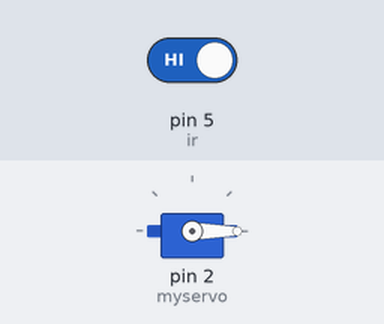
A sketch run on a simulated Arduino Uno, built with avr-gcc and run on an emulated ATmega328P. On the bench: servo. The test bench sets the inputs (shaded band); at power-on: pin 5 (ir) HIGH.

Above: at 1.2 s.
1.3 s: pin 5 (ir) driven LOW
At 2.1 s:
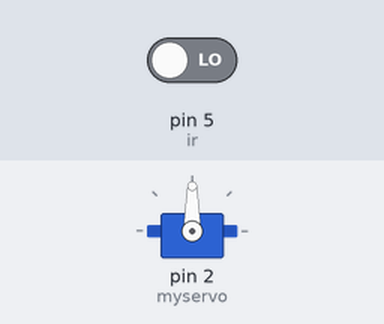
2.8 s: pin 5 (ir) driven HIGH
At 3.2 s:
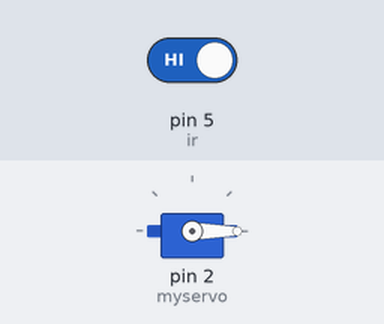
Timing chart, 0 to 5.8 s (numbered marks = the images above; inputs shaded):
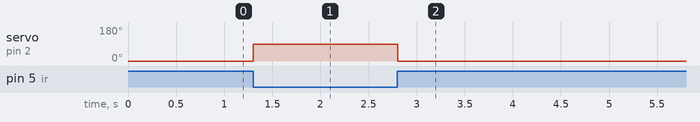

The sketch:

servo_motor_ir.ino
```cpp
 #include<Servo.h>
 int ir=5;
 int pos=0;
 Servo myservo;
void setup()
{
 Serial.begin(9600);
  pinMode(ir,INPUT);
  myservo.attach(2);
}
void loop()
{
  int  value=digitalRead(ir);
  Serial.println();
  if(value==0)
  {
    myservo.write(90);
    }
  else
   {
    myservo.write(0);
    }
}
```

Measured:
- after the input at 1.3 s, servo on pin 2 (myservo): 0° → 90° at once
- after the input at 2.8 s, servo on pin 2 (myservo): 90° → 0° at once
